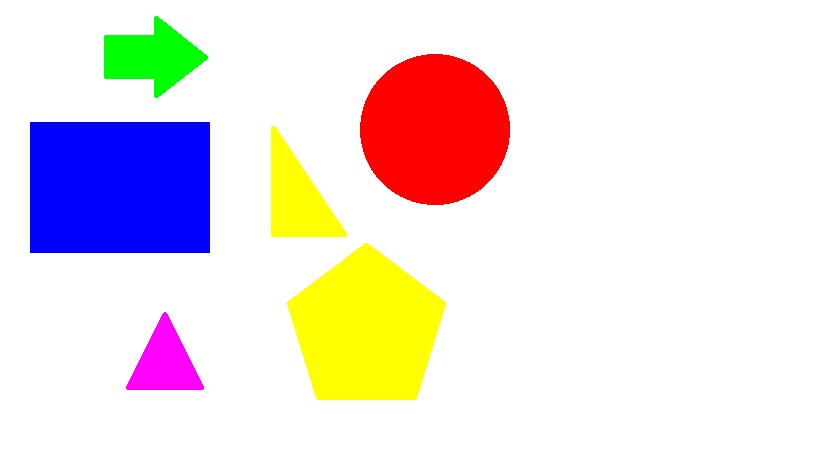
#> input picture test.jpg, 819 x 460 px
$ python shapeDetetn.py   (older library calls are emulated)
#> lines starting #> are read from the running program, lines starting #| are printed output that depends on the picture; after the words box and inside, x2 and y2 are one past the last pixel; in counts of white or black regions, pixels touching at a corner belong together
import numpy as np
import cv2

testImg_ = cv2.imread('test.jpg')
#> testImg_ is the input picture: shape (460, 819, 3); mean B, G, R 224.8, 224.7, 235.7
testImg = cv2.cvtColor(testImg_, cv2.COLOR_BGR2GRAY)
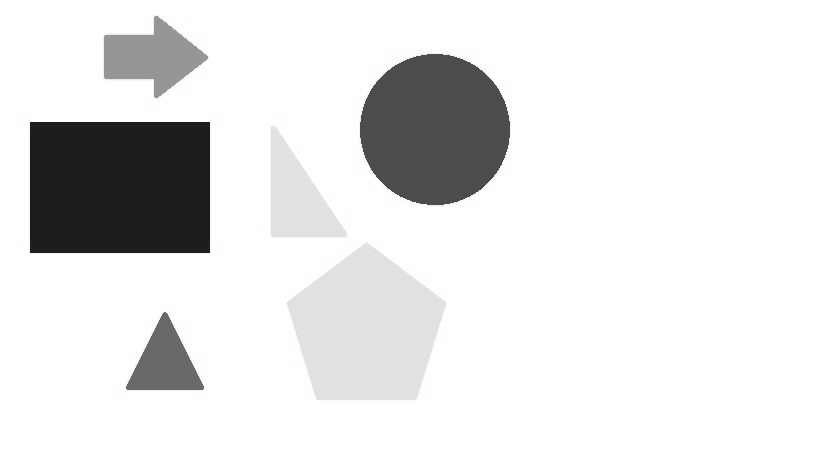
#> testImg: shape (460, 819); min 24, max 255, mean 228
ret, thresh = cv2.threshold(testImg, 250, 255, cv2.THRESH_BINARY_INV)
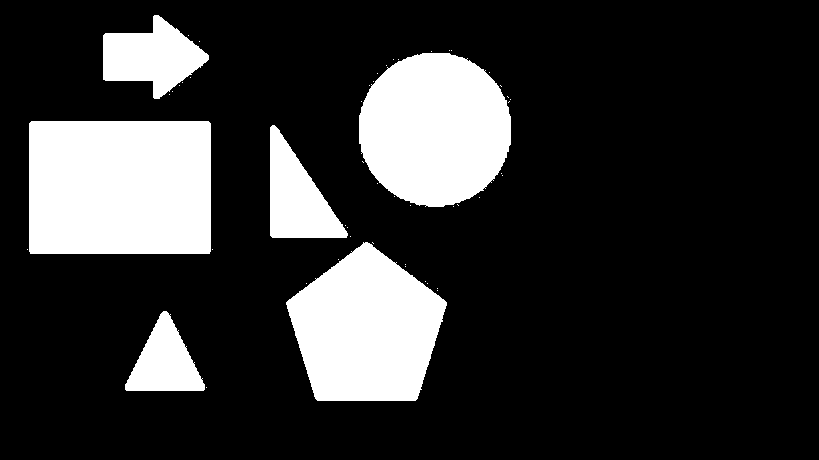
#> thresh: shape (460, 819); 19.7% white; 52 white regions (46 under 20 px), largest, box (x1, y1, x2, y2) and area: (29, 121, 211, 254) 24196, (359, 53, 511, 207) 18494, (286, 242, 447, 401) 17936, (103, 15, 209, 99) 5104, (270, 125, 348, 238) 4870, (125, 311, 205, 391) 3626
thresh = cv2.erode(thresh, np.ones((0, 0), np.uint8), iterations = 1)
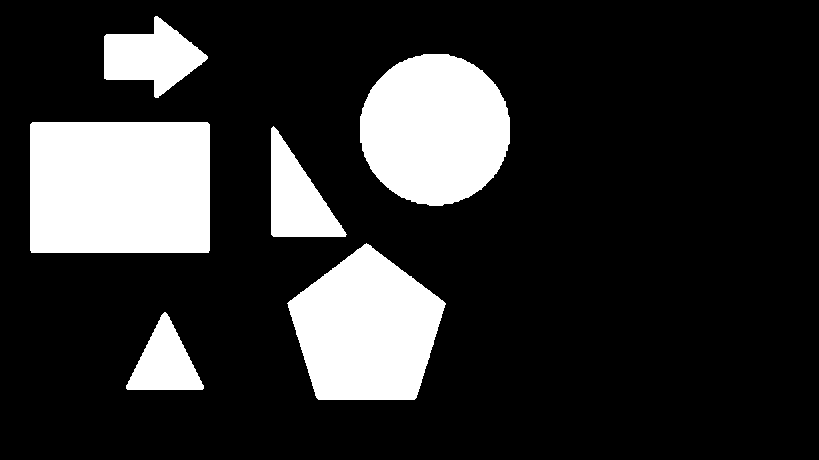
#> thresh: shape (460, 819); 18.9% white; 6 white regions, box (x1, y1, x2, y2) and area: (30, 122, 210, 253) 23570, (360, 54, 510, 206) 17873, (287, 243, 446, 400) 17293, (104, 16, 208, 98) 4724, (271, 126, 347, 237) 4492, (126, 312, 204, 390) 3305
thresh = cv2.dilate(thresh, np.ones((0, 0), np.uint8), iterations = 1)
#> thresh: shape (460, 819); 19.7% white; 6 white regions
ret, contours, trash = cv2.findContours(thresh, cv2.RETR_TREE, cv2.CHAIN_APPROX_SIMPLE)
#> contours = 6 contours; box (x1, y1, x2, y2) and area: (29, 121, 211, 254) 23885, (359, 53, 511, 207) 18258, (286, 242, 447, 401) 17698, (103, 15, 209, 99) 4951, (270, 125, 348, 238) 4718, (125, 311, 205, 391) 3501; trash = [[1, -1, -1, -1], [2, 0, -1, -1], [3, 1, -1, -1], [4, 2, -1, -1], [5, 3, -1, -1], [-1, 4, -1, -1]]
cv2.drawContours(testImg_, contours, -1, [0, 0, 0], 2)
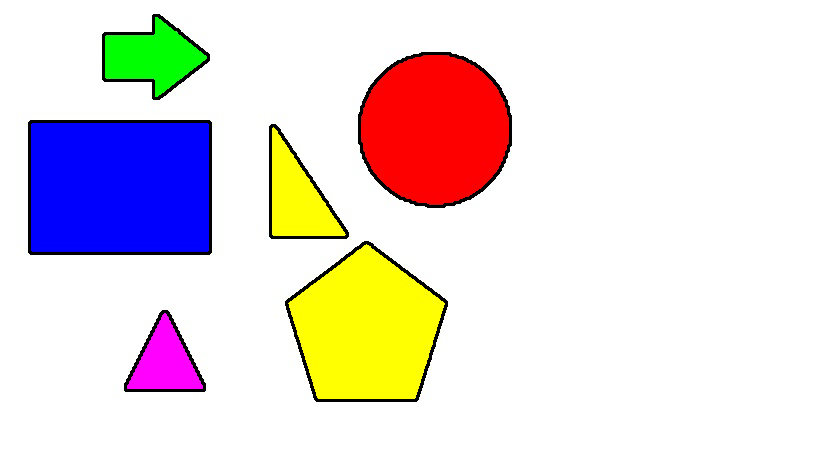
#> testImg_: shape (460, 819, 3); 2.18% of pixels changed, all inside (x1, y1, x2, y2) = (28, 14, 512, 402)
cv2.imshow('contours', testImg_)
cv2.waitKey(0)
for i in contours:
	apprxEdgs = cv2.approxPolyDP(i,0.025 * cv2.arcLength(i, True), True)
	if(len(apprxEdgs) == 3):
		print('triangle')
	elif(len(apprxEdgs) == 4):
		print('square')
	elif(len(apprxEdgs) == 5):
		print('pentagon')
	elif(len(apprxEdgs) == 7):
		print('arrow')
	else:
		print('circle')
#> this loop made 6 passes
#> apprxEdgs on passes 1, 3, 4: [[163, 311], [125, 389], [203, 390]], [[272, 125], [270, 235], [346, 237]], [[29, 123], [30, 253], [209, 253], [208, 121]]
#| triangle
#| pentagon
#| triangle
#| square
#| circle
#| arrow
cv2.waitKey(0)
cv2.destroyAllWindows()
